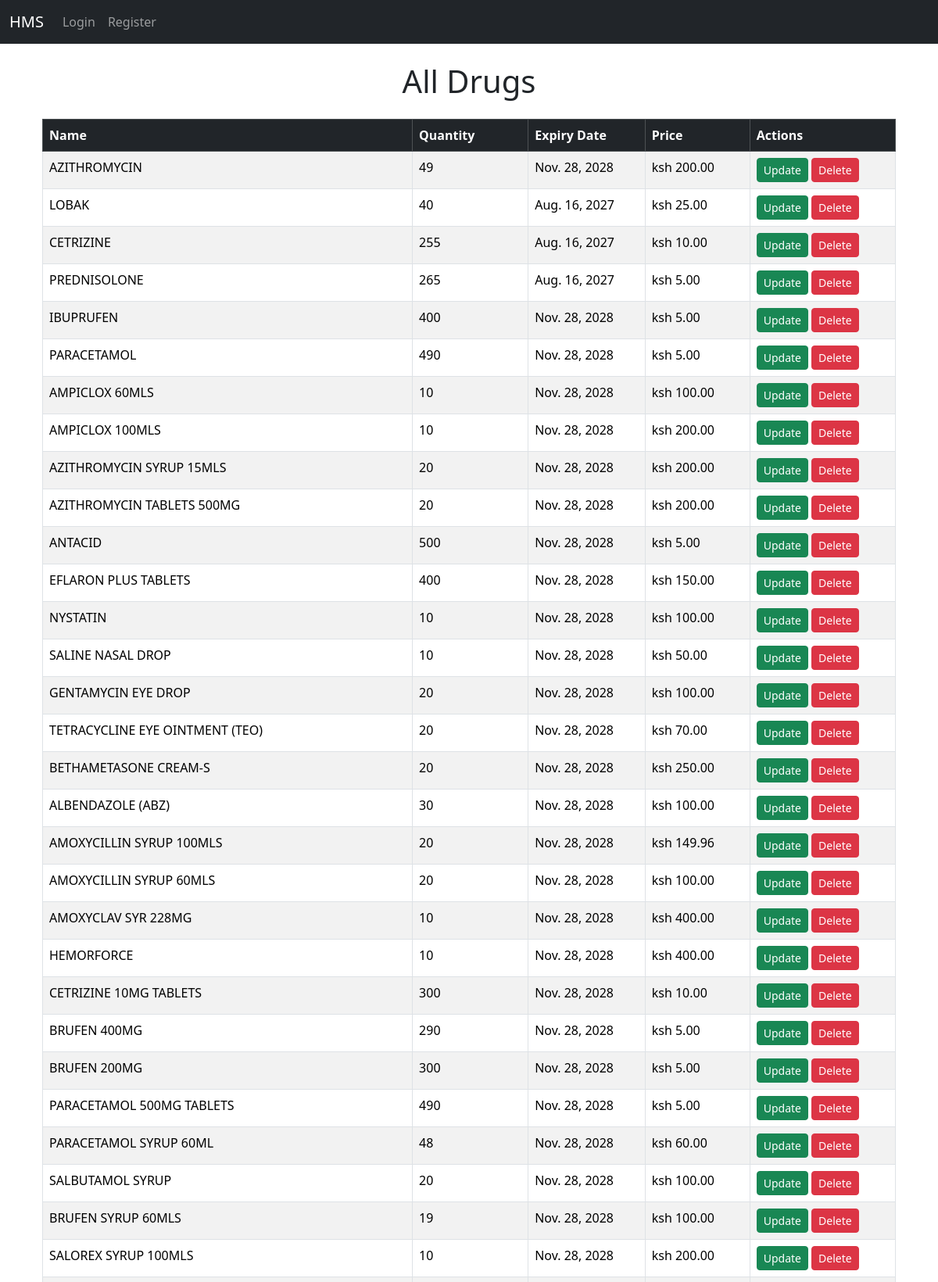
The app's page /drugs/drugs/ (upper part) with its own data.
### drugs/models.py (models this page shows, shortened)
class Drug(models.Model):
    name = models.CharField(max_length=100)
    quantity = models.IntegerField()
    expiry_date = models.DateField()
    price = models.DecimalField(max_digits=10, decimal_places=2)

### drugs/views.py (the view)
# urls.py: path('drugs/', views.all_drugs, name='all_drugs'),
def all_drugs(request):
    drugs = Drug.objects.all()
    return render(request, 'drugs/home.html', {'drugs': drugs})

### templates/drugs/home.html (shortened to what this page needs)
{% extends 'base.html' %}
{% block content %}
<h1 class="text-center mb-4">All Drugs</h1>
<div class="container">
    <div class="table-responsive">
        <table class="table table-bordered table-striped">
            <thead class="table-dark">
                <tr>
                    <th>Name</th>
                    <th>Quantity</th>
                    <th>Expiry Date</th>
                    <th>Price</th>
                    <th>Actions</th>
                </tr>
            </thead>
            <tbody>
                {% for drug in drugs %}
                <tr>
                    <td>{{ drug.name }}</td>
                    <td>{{ drug.quantity }}</td>
                    <td>{{ drug.expiry_date }}</td>
                    <td>ksh {{ drug.price }}</td>
                    <td>
                        <a href="{% url 'drug_update' drug.id %}" class="btn btn-success btn-sm">Update</a>
                        <a href="{% url 'drug_delete' drug.id %}" class="btn btn-danger btn-sm">Delete</a>
                    </td>
                </tr>
                {% empty %}
                <tr>
                    <td colspan="5" class="text-center">No drugs available.</td>
                </tr>
                {% endfor %}
            </tbody>
        </table>
    </div>
</div>
{% endblock %}

### records on screen
Drug: name "AZITHROMYCIN", quantity "49", expiry_date "Nov. 28, 2028", price "200.00"
Drug: name "LOBAK", quantity "40", expiry_date "Aug. 16, 2027", price "25.00"
Drug: name "CETRIZINE", quantity "255", expiry_date "Aug. 16, 2027", price "10.00"
Drug: name "PREDNISOLONE", quantity "265", expiry_date "Aug. 16, 2027", price "5.00"
Drug: name "IBUPRUFEN", quantity "400", expiry_date "Nov. 28, 2028", price "5.00"
Drug: name "PARACETAMOL", quantity "490", expiry_date "Nov. 28, 2028", price "5.00"
Drug: name "AMPICLOX 60MLS", quantity "10", expiry_date "Nov. 28, 2028", price "100.00"
Drug: name "AMPICLOX 100MLS", quantity "10", expiry_date "Nov. 28, 2028", price "200.00"
Drug: name "AZITHROMYCIN SYRUP 15MLS", quantity "20", expiry_date "Nov. 28, 2028", price "200.00"
Drug: name "AZITHROMYCIN TABLETS 500MG", quantity "20", expiry_date "Nov. 28, 2028", price "200.00"
Drug: name "ANTACID", quantity "500", expiry_date "Nov. 28, 2028", price "5.00"
Drug: name "EFLARON PLUS TABLETS", quantity "400", expiry_date "Nov. 28, 2028", price "150.00"
Drug: name "NYSTATIN", quantity "10", expiry_date "Nov. 28, 2028", price "100.00"
Drug: name "SALINE NASAL DROP", quantity "10", expiry_date "Nov. 28, 2028", price "50.00"
Drug: name "GENTAMYCIN EYE DROP", quantity "20", expiry_date "Nov. 28, 2028", price "100.00"
Drug: name "TETRACYCLINE EYE OINTMENT (TEO)", quantity "20", expiry_date "Nov. 28, 2028", price "70.00"
Drug: name "BETHAMETASONE CREAM-S", quantity "20", expiry_date "Nov. 28, 2028", price "250.00"
Drug: name "ALBENDAZOLE (ABZ)", quantity "30", expiry_date "Nov. 28, 2028", price "100.00"
Drug: name "AMOXYCILLIN SYRUP 100MLS", quantity "20", expiry_date "Nov. 28, 2028", price "149.96"
Drug: name "AMOXYCILLIN SYRUP 60MLS", quantity "20", expiry_date "Nov. 28, 2028", price "100.00"
Drug: name "AMOXYCLAV SYR 228MG", quantity "10", expiry_date "Nov. 28, 2028", price "400.00"
Drug: name "HEMORFORCE", quantity "10", expiry_date "Nov. 28, 2028", price "400.00"
Drug: name "CETRIZINE 10MG TABLETS", quantity "300", expiry_date "Nov. 28, 2028", price "10.00"
Drug: name "BRUFEN 400MG", quantity "290", expiry_date "Nov. 28, 2028", price "5.00"
Drug: name "BRUFEN 200MG", quantity "300", expiry_date "Nov. 28, 2028", price "5.00"
Drug: name "PARACETAMOL 500MG TABLETS", quantity "490", expiry_date "Nov. 28, 2028", price "5.00"
Drug: name "PARACETAMOL SYRUP 60ML", quantity "48", expiry_date "Nov. 28, 2028", price "60.00"
Drug: name "SALBUTAMOL SYRUP", quantity "20", expiry_date "Nov. 28, 2028", price "100.00"
Drug: name "BRUFEN SYRUP 60MLS", quantity "19", expiry_date "Nov. 28, 2028", price "100.00"
Drug: name "SALOREX SYRUP 100MLS", quantity "10", expiry_date "Nov. 28, 2028", price "200.00"
